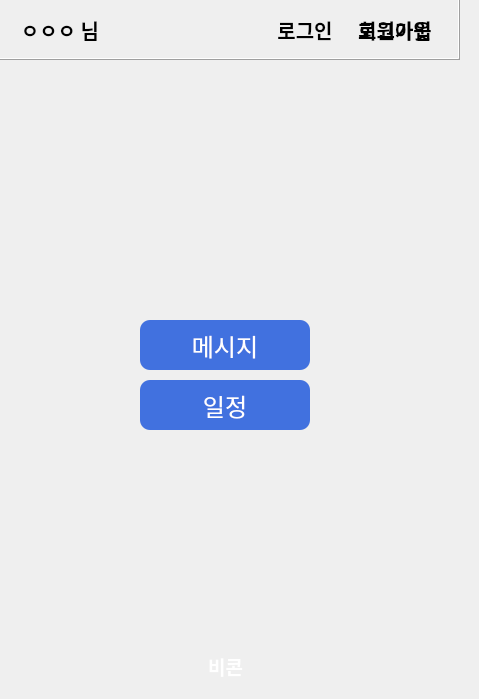
    <widget class="QWidget" name="stack_main">
     <property name="font">
      <font>
       <family>맑은 고딕</family>
      </font>
     </property>
     <widget class="QFrame" name="frame_10">
      <property name="geometry">
       <rect>
        <x>-10</x>
        <y>-10</y>
        <width>470</width>
        <height>70</height>
       </rect>
      </property>
      <property name="font">
       <font>
        <family>맑은 고딕</family>
       </font>
      </property>
      <property name="frameShape">
       <enum>QFrame::Box</enum>
      </property>
      <property name="frameShadow">
       <enum>QFrame::Raised</enum>
      </property>
      <widget class="QWidget" name="group_login_regist" native="true">
       <property name="geometry">
        <rect>
         <x>270</x>
         <y>20</y>
         <width>191</width>
         <height>40</height>
        </rect>
       </property>
       <widget class="QLabel" name="btn_main_to_regist">
        <property name="geometry">
         <rect>
          <x>90</x>
          <y>0</y>
          <width>90</width>
          <height>40</height>
         </rect>
        </property>
        <property name="font">
         <font>
          <family>맑은 고딕</family>
          <pointsize>15</pointsize>
          <weight>75</weight>
          <bold>true</bold>
         </font>
        </property>
        <property name="cursor">
         <cursorShape>PointingHandCursor</cursorShape>
        </property>
        <property name="text">
         <string>회원가입</string>
        </property>
        <property name="alignment">
         <set>Qt::AlignCenter</set>
        </property>
       </widget>
       <widget class="QLabel" name="btn_main_to_login">
        <property name="geometry">
         <rect>
          <x>10</x>
          <y>0</y>
          <width>70</width>
          <height>40</height>
         </rect>
        </property>
        <property name="font">
         <font>
          <family>맑은 고딕</family>
          <pointsize>15</pointsize>
          <weight>75</weight>
          <bold>true</bold>
         </font>
        </property>
        <property name="cursor">
         <cursorShape>PointingHandCursor</cursorShape>
        </property>
        <property name="text">
         <string>로그인</string>
        </property>
        <property name="alignment">
         <set>Qt::AlignCenter</set>
        </property>
       </widget>
      </widget>
      <widget class="QWidget" name="group_logout_name" native="true">
       <property name="geometry">
        <rect>
         <x>10</x>
         <y>20</y>
         <width>450</width>
         <height>40</height>
        </rect>
       </property>
       <widget class="QLabel" name="btn_logout">
        <property name="geometry">
         <rect>
          <x>350</x>
          <y>0</y>
          <width>90</width>
          <height>40</height>
         </rect>
        </property>
        <property name="font">
         <font>
          <family>맑은 고딕</family>
          <pointsize>15</pointsize>
          <weight>75</weight>
          <bold>true</bold>
         </font>
        </property>
        <property name="cursor">
         <cursorShape>PointingHandCursor</cursorShape>
        </property>
        <property name="text">
         <string>로그아웃</string>
        </property>
        <property name="alignment">
         <set>Qt::AlignCenter</set>
        </property>
       </widget>
       <widget class="QLabel" name="label_login_user">
        <property name="geometry">
         <rect>
          <x>10</x>
          <y>0</y>
          <width>100</width>
          <height>40</height>
         </rect>
        </property>
        <property name="font">
         <font>
          <family>맑은 고딕</family>
          <pointsize>15</pointsize>
          <weight>75</weight>
          <bold>true</bold>
         </font>
        </property>
        <property name="text">
         <string>ㅇㅇㅇ 님</string>
        </property>
        <property name="alignment">
         <set>Qt::AlignCenter</set>
        </property>
       </widget>
      </widget>
      <zorder>group_logout_name</zorder>
      <zorder>group_login_regist</zorder>
     </widget>
     <widget class="QLabel" name="label_4">
      <property name="geometry">
       <rect>
        <x>180</x>
        <y>600</y>
        <width>90</width>
        <height>90</height>
       </rect>
      </property>
      <property name="font">
       <font>
        <family>맑은 고딕</family>
       </font>
      </property>
      <property name="cursor">
       <cursorShape>ArrowCursor</cursorShape>
      </property>
      <property name="text">
       <string/>
      </property>
      <property name="pixmap">
       <pixmap>src/icon07.png</pixmap>
      </property>
      <property name="scaledContents">
       <bool>true</bool>
      </property>
     </widget>
     <widget class="QLabel" name="btn_main_to_message">
      <property name="geometry">
       <rect>
        <x>140</x>
        <y>320</y>
        <width>170</width>
        <height>50</height>
       </rect>
      </property>
      <property name="font">
       <font>
        <family>맑은 고딕</family>
        <pointsize>18</pointsize>
       </font>
      </property>
      <property name="cursor">
       <cursorShape>PointingHandCursor</cursorShape>
      </property>
      <property name="styleSheet">
       <string notr="true">background-color: rgb(65, 113, 223);
border-radius: 10px;
color: rgb(255, 255, 255);</string>
      </property>
      <property name="text">
       <string>메시지</string>
      </property>
      <property name="alignment">
       <set>Qt::AlignCenter</set>
      </property>
     </widget>
     <widget class="QLabel" name="btn_main_to_schedule">
      <property name="geometry">
       <rect>
        <x>140</x>
        <y>380</y>
        <width>170</width>
        <height>50</height>
       </rect>
      </property>
      <property name="font">
       <font>
        <family>맑은 고딕</family>
        <pointsize>18</pointsize>
       </font>
      </property>
      <property name="cursor">
       <cursorShape>PointingHandCursor</cursorShape>
      </property>
      <property name="styleSheet">
       <string notr="true">background-color: rgb(65, 113, 223);
border-radius: 10px;
color: rgb(255, 255, 255);</string>
      </property>
      <property name="text">
       <string>일정</string>
      </property>
      <property name="alignment">
       <set>Qt::AlignCenter</set>
      </property>
     </widget>
     <widget class="QLabel" name="btn_main_to_beacon">
      <property name="geometry">
       <rect>
        <x>190</x>
        <y>610</y>
        <width>71</width>
        <height>71</height>
       </rect>
      </property>
      <property name="font">
       <font>
        <family>맑은 고딕</family>
        <pointsize>14</pointsize>
        <weight>75</weight>
        <bold>true</bold>
       </font>
      </property>
      <property name="cursor">
       <cursorShape>PointingHandCursor</cursorShape>
      </property>
      <property name="styleSheet">
       <string notr="true">background-color: rgba(255, 255, 255, 0);
color: rgb(255, 255, 255);</string>
      </property>
      <property name="text">
       <string>비콘</string>
      </property>
      <property name="alignment">
       <set>Qt::AlignBottom|Qt::AlignHCenter</set>
      </property>
     </widget>
    </widget>
